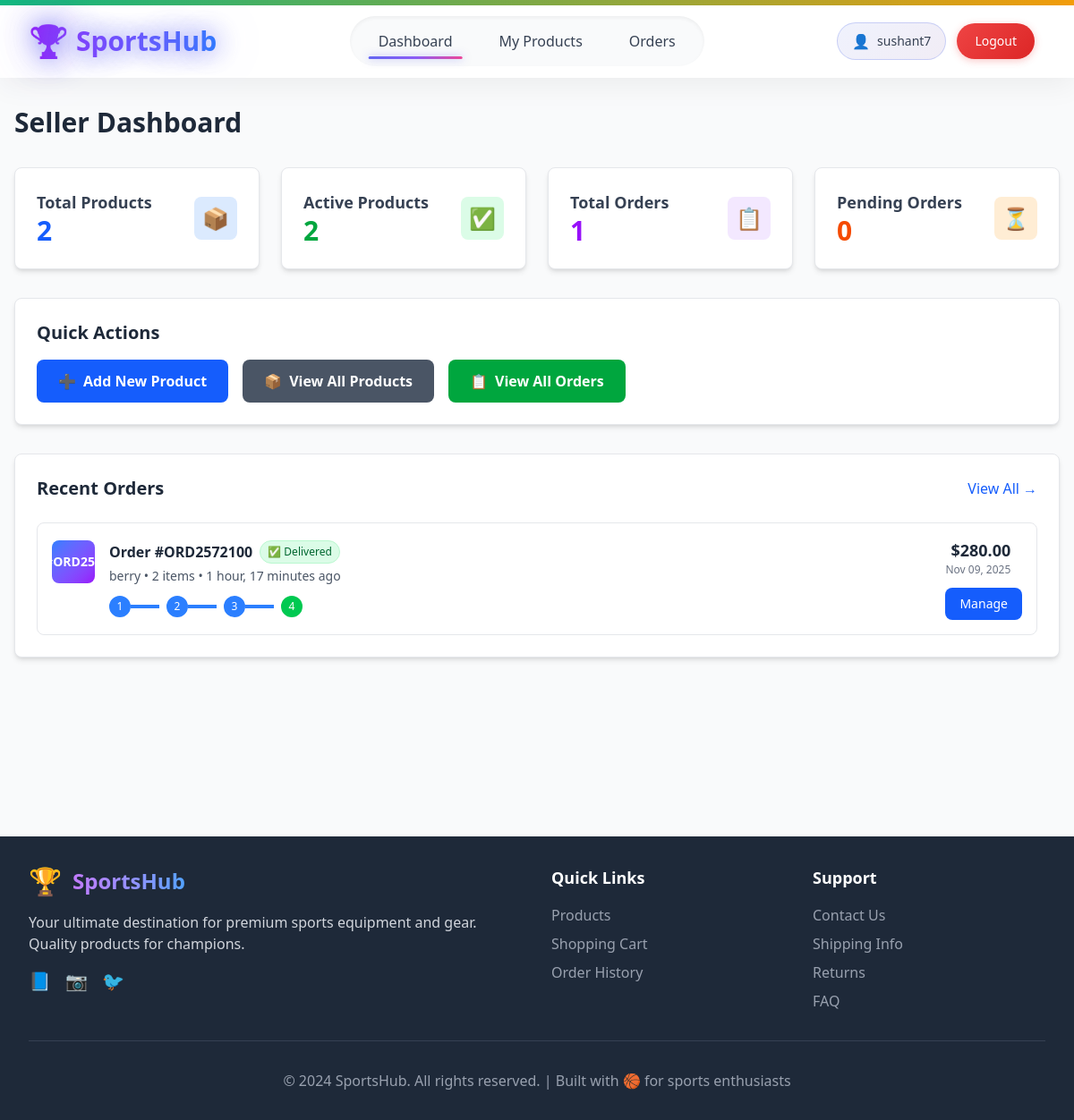
The page /seller/ (signed in) on the database as committed earlier.
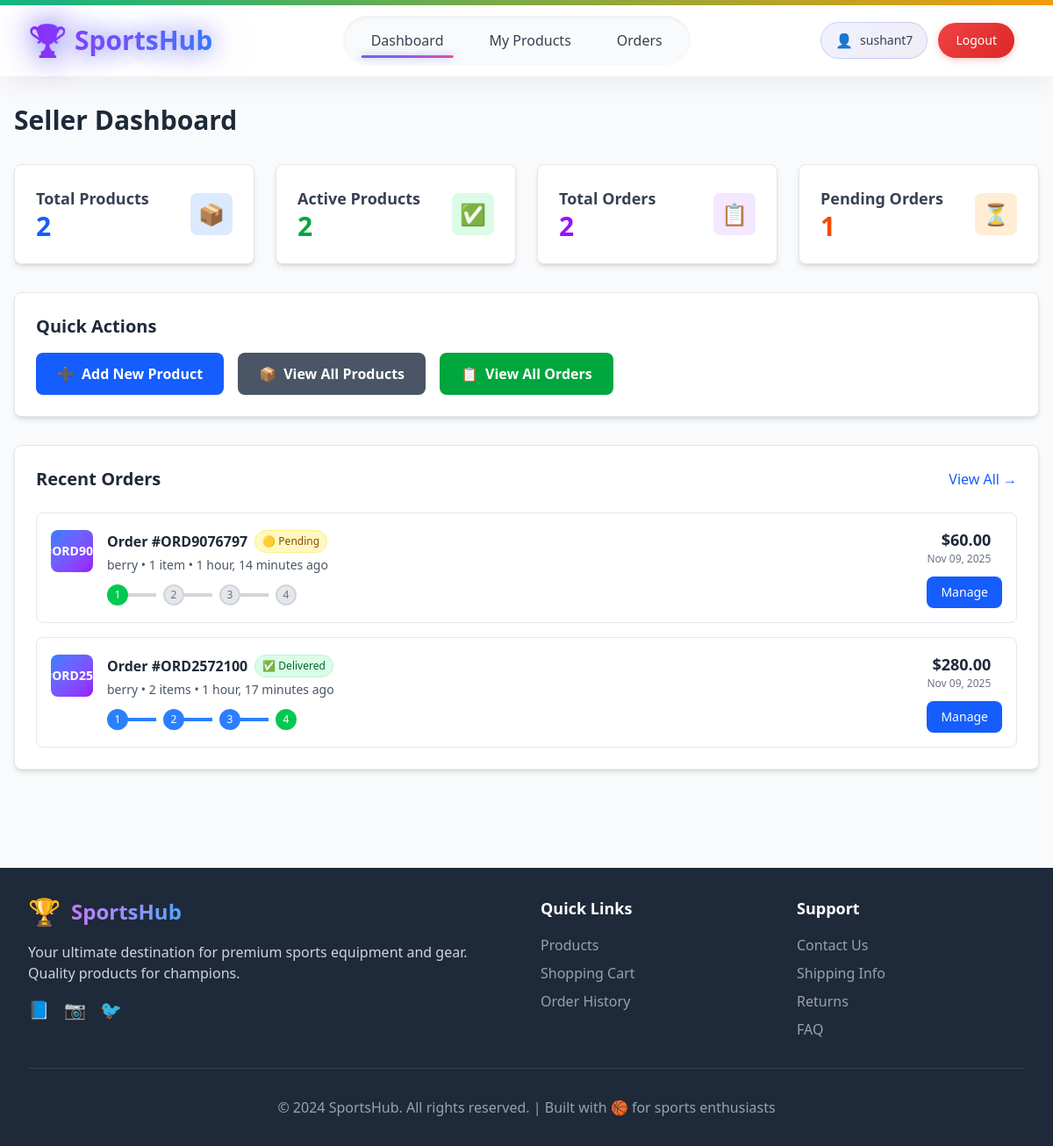
The same page on the database as committed later.
### shop/models.py (models this page shows, shortened)
class Order(models.Model):
    STATUS_CHOICES = [
        ('pending', '🟡 Pending'),
        ('confirmed', '🔵 Confirmed'),
        ('shipped', '🚚 Shipped'),
        ('delivered', '✅ Delivered'),
        ('cancelled', '❌ Cancelled'),
        ('paid', '💰 Paid'),
    ]
    STATUS_PROGRESSION = ['pending', 'confirmed', 'shipped', 'delivered']
    order_number = models.CharField(max_length=20, unique=True)
    customer = models.ForeignKey(User, on_delete=models.CASCADE, related_name='orders')
    seller = models.ForeignKey(User, on_delete=models.CASCADE, related_name='seller_orders')
    total_amount = models.DecimalField(max_digits=10, decimal_places=2)
    status = models.CharField(max_length=20, choices=STATUS_CHOICES, default='pending')
    shipping_address = models.TextField()
    customer_phone = models.CharField(max_length=15)
    stripe_session_id = models.CharField(max_length=255, blank=True, null=True)  # Add this field
    created_at = models.DateTimeField(auto_now_add=True)
    updated_at = models.DateTimeField(auto_now=True)
    @property
    def status_index(self):
        try:
            return self.STATUS_PROGRESSION.index(self.status)
        except ValueError:
            return -1  # For cancelled status

### accounts/models.py (models this page shows, shortened)
class CustomUser(AbstractUser):
    class Roles(models.TextChoices):
        BUYER = "buyer", "Buyer"
        SELLER = "seller", "Seller"
    address = models.CharField(max_length=255, null=True, blank=True)
    phone_number = models.CharField(max_length=10, null=True, blank=True)
    profile_pic = models.ImageField(upload_to="profile_pics", null=True, blank=True)
    role = models.CharField(
        max_length=20,
        choices=Roles.choices,
        default=Roles.BUYER,
    )
    def is_buyer(self):
        return self.role == self.Roles.BUYER
    def is_seller(self):
        return self.role == self.Roles.SELLER

### shop/views.py (the view)
# urls.py: path('', views.dashboard, name='dashboard'),
@login_required
def dashboard(request):
    if not request.user.is_seller():
        messages.error(request, "Access denied. Seller account required.")
        return redirect('accounts:retail_admin_login')
    total_products = Product.objects.filter(seller=request.user).count()
    active_products = Product.objects.filter(seller=request.user, is_active=True).count()
    low_stock_products = Product.objects.filter(seller=request.user, stock_quantity__lt=5, stock_quantity__gt=0)
    total_orders = Order.objects.filter(seller=request.user).count()
    pending_orders = Order.objects.filter(seller=request.user, status='pending').count()
    recent_orders = Order.objects.filter(seller=request.user).order_by('-created_at')[:5]
    context = {
        'total_products': total_products,
        'active_products': active_products,
        'low_stock_products': low_stock_products,
        'total_orders': total_orders,
        'pending_orders': pending_orders,
        'recent_orders': recent_orders,
    }
    return render(request, 'shop/dashboard.html', context)

### shop/templates/shop/dashboard.html (shortened to what the changed rows need)
{% extends 'base.html' %}
{% block content %}
<div class="max-w-7xl mx-auto px-4 py-8">
    <h1 class="text-3xl font-bold text-gray-800 mb-8">Seller Dashboard</h1>
    <div class="grid grid-cols-1 md:grid-cols-4 gap-6 mb-8">
        <div class="bg-white p-6 rounded-lg shadow-md border border-gray-200 hover:shadow-lg transition-shadow duration-300">
            <div class="flex items-center justify-between">
                <div>
                    <h3 class="text-lg font-semibold text-gray-700">Total Orders</h3>
                    <p class="text-3xl font-bold text-purple-600">{{ total_orders }}</p>
                </div>
            </div>
        </div>
        <div class="bg-white p-6 rounded-lg shadow-md border border-gray-200 hover:shadow-lg transition-shadow duration-300">
            <div class="flex items-center justify-between">
                <div>
                    <h3 class="text-lg font-semibold text-gray-700">Pending Orders</h3>
                    <p class="text-3xl font-bold text-orange-600">{{ pending_orders }}</p>
                </div>
            </div>
        </div>
    </div>
    <div class="bg-white p-6 rounded-lg shadow-md border border-gray-200 mb-8">
        <h2 class="text-xl font-semibold text-gray-800 mb-4">Quick Actions</h2>
    </div>
    <div class="bg-white p-6 rounded-lg shadow-md border border-gray-200 mb-8">
        <div class="flex justify-between items-center mb-6">
            <h2 class="text-xl font-semibold text-gray-800">Recent Orders</h2>
        </div>
        {% if recent_orders %}
        <div class="space-y-4">
            {% for order in recent_orders %}
            <div class="border border-gray-200 rounded-lg p-4 hover:shadow-md transition-all duration-300 bg-white">
                <div class="flex flex-col lg:flex-row lg:items-center lg:justify-between gap-4">
                    <div class="flex-1">
                        <div class="flex items-start space-x-4">
                            <div class="flex-shrink-0">
                                <div class="w-12 h-12 bg-gradient-to-br from-blue-500 to-purple-600 rounded-lg flex items-center justify-center text-white font-bold text-sm">
                                    #{{ order.order_number|slice:":6" }}
                                </div>
                            </div>
                            <div class="flex-1">
                                <div class="flex items-center space-x-2 mb-1">
                                    <h3 class="font-semibold text-gray-800">Order #{{ order.order_number }}</h3>
                                    <span class="px-2 py-1 text-xs rounded-full
                                        {% if order.status == 'pending' %}bg-yellow-100 text-yellow-800 border border-yellow-200
                                        {% elif order.status == 'confirmed' %}bg-blue-100 text-blue-800 border border-blue-200
                                        {% elif order.status == 'shipped' %}bg-purple-100 text-purple-800 border border-purple-200
                                        {% elif order.status == 'delivered' %}bg-green-100 text-green-800 border border-green-200
                                        {% else %}bg-red-100 text-red-800 border border-red-200{% endif %}">
                                        {{ order.get_status_display }}
                                    </span>
                                </div>
                                <p class="text-sm text-gray-600 mb-2">
                                    <span class="font-medium">{{ order.customer.username }}</span> •
                                    {{ order.items.count }} item{{ order.items.count|pluralize }} •
                                    {{ order.created_at|timesince }} ago
                                </p>
                                <div class="flex items-center space-x-2 mt-3">
                                    {% with steps="pending confirmed shipped delivered" %}
                                    {% for step in steps.split %}
                                        <div class="flex items-center">
                                            <div class="w-6 h-6 rounded-full flex items-center justify-center text-xs font-medium
                                                {% if order.status == step %}bg-green-500 text-white border-2 border-green-500
                                                {% elif order.status_index >= forloop.counter0 %}bg-blue-500 text-white border-2 border-blue-500
                                                {% else %}bg-gray-200 text-gray-500 border-2 border-gray-300{% endif %}">
                                                {{ forloop.counter }}
                                            </div>
                                            {% if not forloop.last %}
                                            <div class="w-8 h-1 {% if order.status_index >= forloop.counter %}bg-blue-500{% else %}bg-gray-300{% endif %}"></div>
                                            {% endif %}
                                        </div>
                                    {% endfor %}
                                    {% endwith %}
                                </div>
                            </div>
                        </div>
                    </div>
                    <div class="flex flex-col sm:flex-row lg:flex-col xl:flex-row items-start gap-3">
                        <div class="text-right">
                            <span class="text-lg font-bold text-gray-800">${{ order.total_amount }}</span>
                            <p class="text-xs text-gray-500">{{ order.created_at|date:"M d, Y" }}</p>
                        </div>
                        <div class="flex space-x-2">
                            <a href="{% url 'shop:order_detail' order.id %}"
                               class="bg-blue-600 text-white px-4 py-2 rounded-lg hover:bg-blue-700 transition-all duration-300 text-sm font-medium">
                                Manage
                            </a>
                        </div>
                    </div>
                </div>
            </div>
            {% endfor %}
        </div>
        {% else %}
        <div class="text-center py-12">
            <div class="text-6xl mb-4">📦</div>
            <p class="text-gray-500 text-lg mb-2">No orders yet</p>
            <p class="text-gray-400 text-sm">When customers place orders, they will appear here</p>
        </div>
        {% endif %}
    </div>
</div>
{% endblock %}

Rows that differ between the two databases and show on the page:
added Order: order_number "ORD907", order_number "ORD9076797", status "🟡 Pending", customer.username "berry", items.count "1", created_at "1 hour, 14 minutes", total_amount "60.00", created_at "Nov 09, 2025"
Other text that changed with them:
{{ total_orders }}: "1" → "2"
{{ pending_orders }}: "0" → "1"
